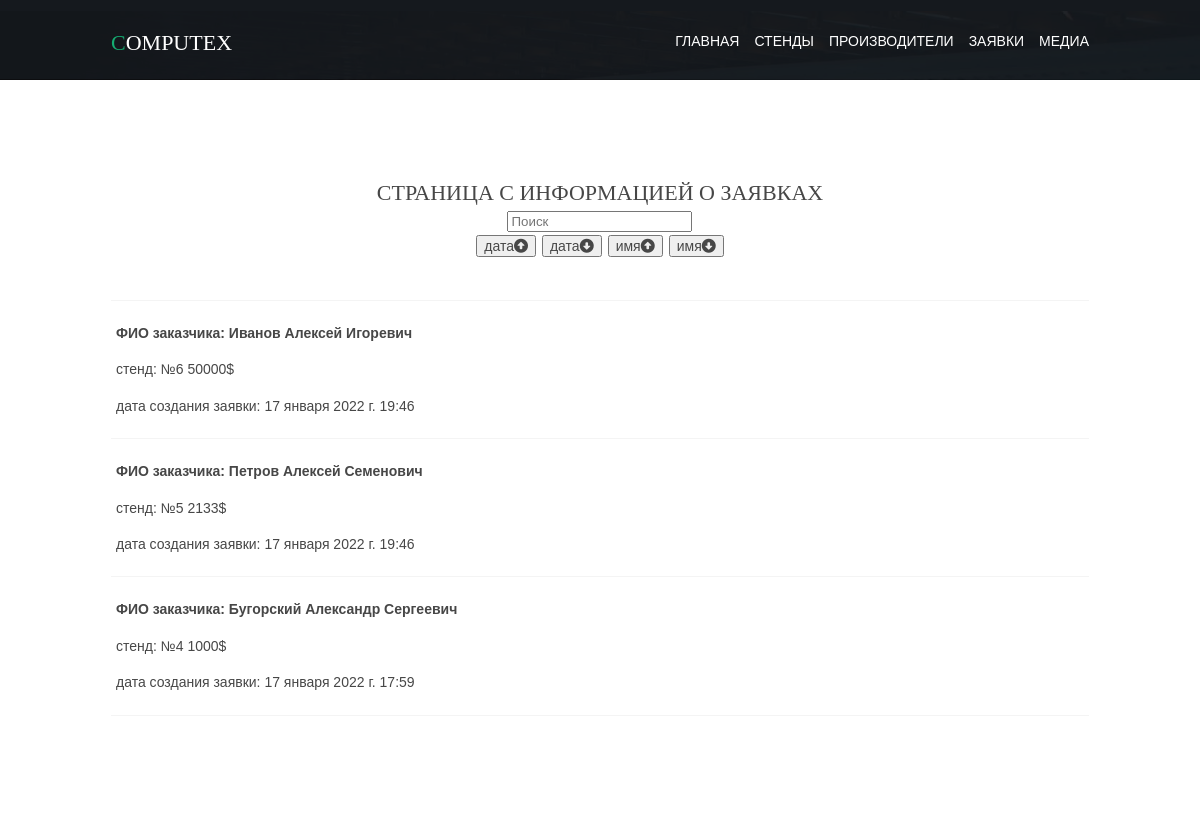
The app's page /applications/-date (signed in) with its own data.
### base/models.py (models this page shows, shortened)
class Application(models.Model):
    stand = models.ForeignKey(Stands, on_delete=models.CASCADE, related_name='stand_id', verbose_name='Cтенд')
    name = models.CharField("Имя клиента", max_length=50)
    phone = models.CharField("Телефон", max_length=50)
    date = models.DateTimeField(default=timezone.now, verbose_name="Дата",)
    media = models.ForeignKey(Media, on_delete=models.CASCADE, related_name='media_id', verbose_name='сми')
    class Meta:
        verbose_name = 'Заявка'
        verbose_name_plural = 'Заявки'

class Stands(models.Model):
    price = models.IntegerField(default=1000, verbose_name='Цена')
    supplier = models.ForeignKey(Supplier, on_delete=models.CASCADE, related_name='stand_supplier',
                                 verbose_name='Производитель')
    amount = models.IntegerField(verbose_name='Количество')
    is_active = models.BooleanField(default=True, verbose_name='Активный')
    square = models.IntegerField(default=10, verbose_name='Площадь м2')
    def __str__(self):
        return "№" + str(self.id) + " " + str(self.price) + "$"
    class Meta:
        verbose_name = 'Стенд'
        verbose_name_plural = 'Стенды'

### base/views.py (the view)
# urls.py: path('applications/<slug:filter>', login_required(views.applications), name='applications'),
def applications(request, filter):
    application = Application.objects.order_by(filter)
    avg = 0
    if 'search' in request.GET:
        search = request.GET['search']
        if search:
            nord = Application.objects.filter(Q(name__icontains=search) | Q(date__icontains=search))
            return render(request, 'base/applications.html', {'application': nord, 'search': search})
    return render(request, 'base/applications.html', {'application': application})

### base/templates/base/applications.html
{% extends 'base/layout.html' %} {% load static %} {% block content %}
<div class="wrapper row3 ">
    <section class="hoc container clear">
        <div class="sectiontitle">
            <h6 class="heading" >Страница с информацией о заявках
            </h6>
            <h6><form method="get" action="{% url 'applications' filter='name' %}">
	    	    <input type="text" class="form-control" placeholder="Поиск" name="search">
		    </form></h6>
		    <div class="sort">
		        <button><a href="{% url 'applications' filter='date' %}">дата<i class="fas fa-arrow-alt-circle-up"></i></a></button>
                <button><a href="{% url 'applications' filter='-date' %}">дата<i class="fas fa-arrow-alt-circle-down"></i></a></button>
            	<button><a href="{% url 'applications' filter='name' %}">имя<i class="fas fa-arrow-alt-circle-up"></i></a></button>
                <button><a href="{% url 'applications' filter='-name' %}">имя<i class="fas fa-arrow-alt-circle-down"></i></a></button>
            </div>
        </div>
            <hr>
            {% for app in application %}
            <div class="txtwrap hoc clear " style="padding-left: 5px;">
                <p style="font-weight: bold;">ФИО заказчика: {{app.name}}</p>
                <p>стенд: {{app.stand}}</p>
                <p>дата создания заявки: {{app.date}}</p>
            </div>
            <hr>
            {% endfor %}
    </section>
</div>
{% endblock %} {% block title %}Suppliers page{% endblock %}

### base/static/base/css/main.css (style rules this page uses)
.container { padding: 100px 0; }
.sectiontitle { display: block; max-width: 55%; margin: 0 auto 40px; text-align: center; }
.sectiontitle * { margin: 0; }
*, *::before, *::after { transition: all .28s ease-in-out; }
body { color: #A8A7A6; background-color: #0F1620; }
a { color: #15AD72; }
hr, .borderedbox { border-color: #F4F4F4; }
.row3 { color: #474747; background-color: #FFFFFF; }
@media screen and (min-width:978px) { .hoc { max-width: 978px; } }

### base/static/base/css/framework.css (style rules this page uses)
html { overflow-y: scroll; overflow-x: hidden; }
html, body { margin: 0; padding: 0; font-size: 14px; line-height: 1.6em; }
*, *::before, *::after { box-sizing: border-box; }
.clear, .group { justify-content: center; display: flex; }
.clear::before, .clear::after, .group::before, .group::after { display: table; content: ""; }
.clear, .clear::after, .group, .group::after { clear: both; }
a { outline: none; text-decoration: none; }
body, input, textarea, select { font-family: Verdana, Geneva, sans-serif; }
h1, h2, h3, h4, h5, h6, .heading { font-family: Georgia, "Times New Roman", Times, serif; }
form, fieldset, legend { margin: 0; padding: 0; border: none; }
label, textarea, select, button { display: block; resize: none; outline: none; color: inherit; font-size: inherit; font-family: inherit; vertical-align: middle; }
.sort { display: flex; justify-content: center; }
.sort button { margin: 3px; }
.sort a { color: #474747!important; }
h1, h2, h3, h4, h5, h6, .heading { margin: 0 0 20px 0; font-size: 22px; line-height: normal; font-weight: normal; text-transform: uppercase; }
hr { display: block; width: 100%; height: 1px; border: solid; border-width: 1px 0 0 0; }
.wrapper { display: block; position: relative; width: 100%; margin: 0; padding: 0; text-align: left; word-wrap: break-word; }
.hoc { display: block; margin: 0 auto; }
address, article, aside, figcaption, figure, footer, header, main, nav, section { display: block; margin: 0; padding: 0; }

### records on screen
Application: name "Иванов Алексей Игоревич", stand "№6 50000$", date "17 января 2022 г. 19:46"
Application: name "Петров Алексей Семенович", stand "№5 2133$", date "17 января 2022 г. 19:46"
Application: name "Бугорский Александр Сергеевич", stand "№4 1000$", date "17 января 2022 г. 17:59"
